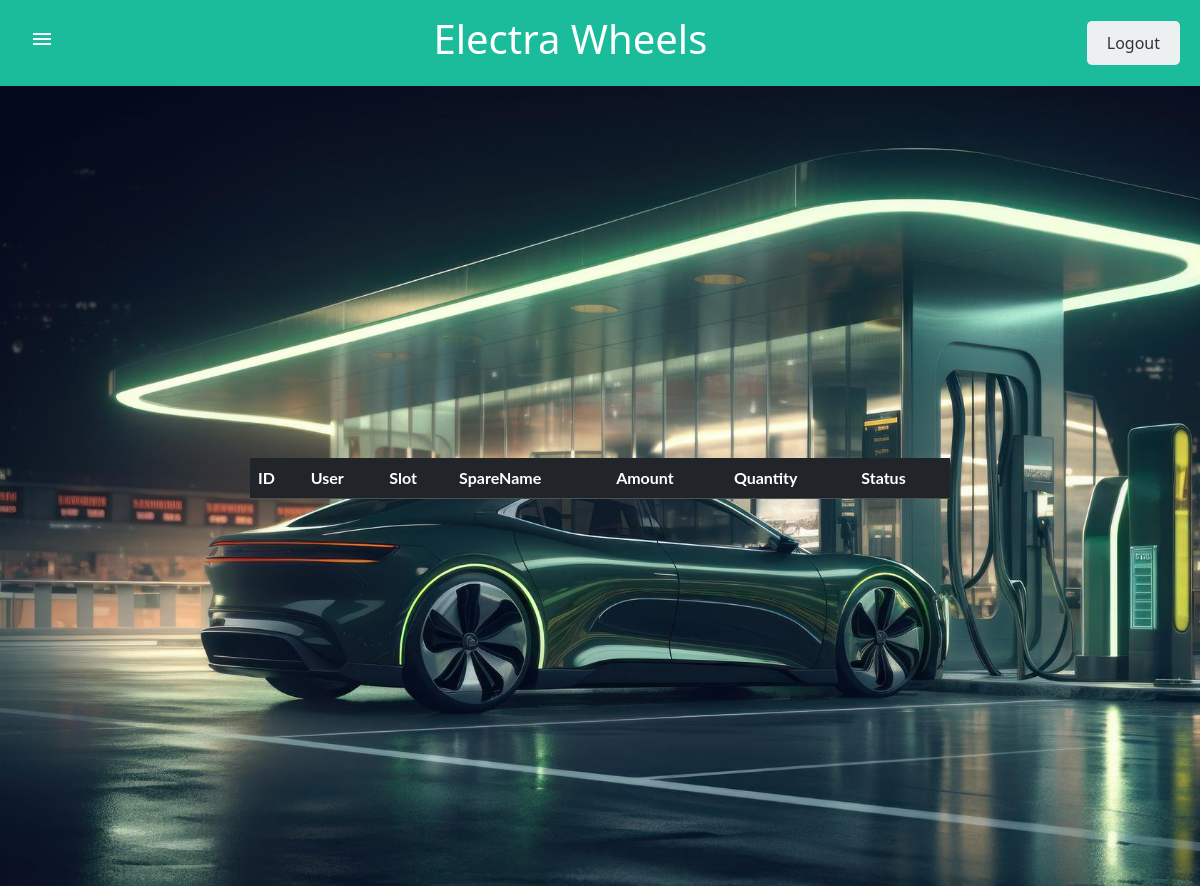
Page /sparebooking/ on the earlier database version.
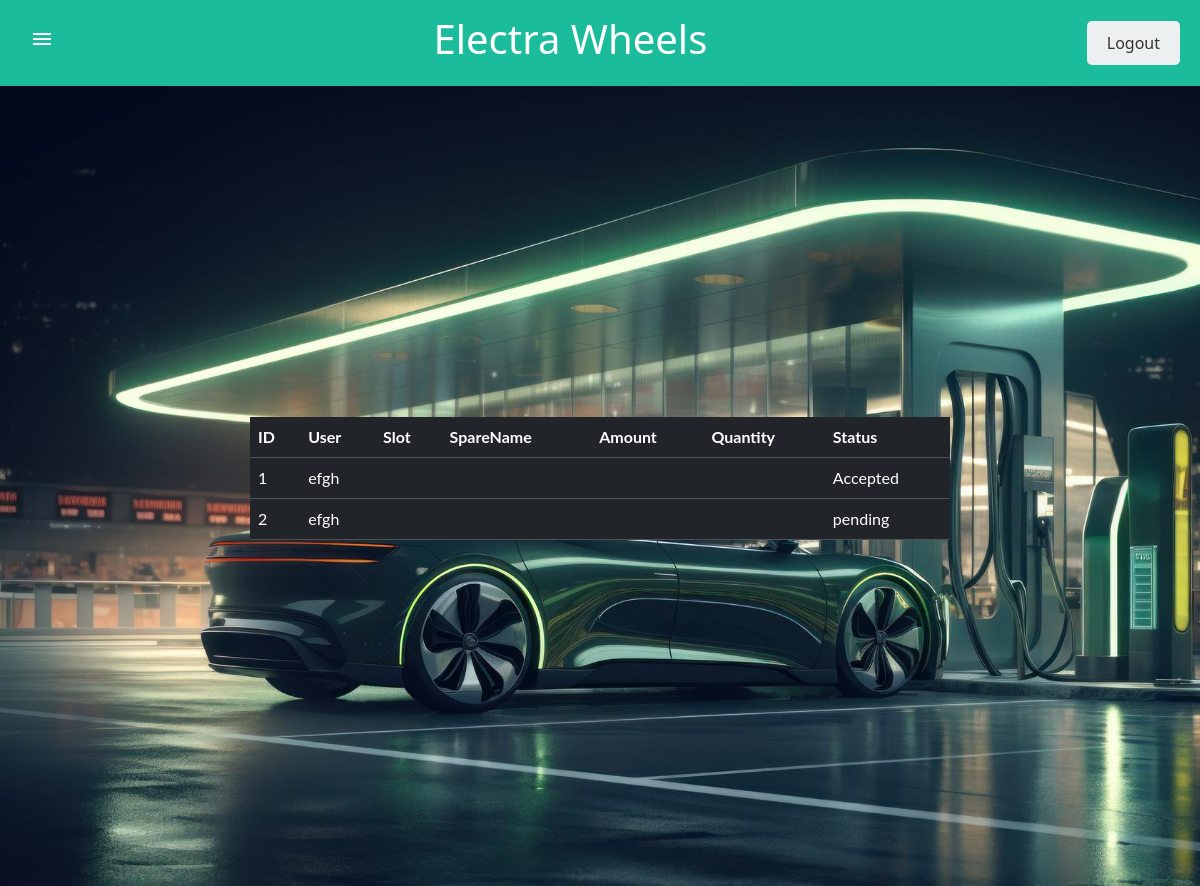
Same page on the later database version.
### evapp/models.py (models this page shows)
class SpareBookingTable(models.Model):
    USER = models.ForeignKey(UserTable, on_delete=models.CASCADE, null=True, blank=True)
    SPARE = models.ForeignKey(SpareTable, on_delete=models.CASCADE, null=True, blank=True)
    Status = models.CharField(max_length=30, blank=True, null=True)

class UserTable(models.Model):
    LOGIN=models.ForeignKey(Logintable, on_delete=models.CASCADE)
    Name = models.CharField(max_length=30, blank=True, null=True)
    Address = models.CharField(max_length=300, blank=True, null=True)
    Phone= models.BigIntegerField(null=True, blank=True)
    Email = models.CharField(max_length=30, blank=True, null=True)
    Vehiclenumber = models.CharField(max_length=30, blank=True, null=True)

### evapp/views.py (the view)
# urls.py: path('sparebooking/',Sparebookingpage.as_view(), name="sparebooking"),
class Sparebookingpage(View):
    login_url='/'
    def get(self,request):
        obj = SpareBookingTable.objects.all()
        return render(request, 'sparebookingtable.html',{'obj':obj})

### template/sparebookingtable.html
{% extends 'admin_home.html'%}
{%block body%}
<div class="body">
    <table class="table table-dark" style="width: 700px;">
        <tr>
            <th>ID</th>
            <th>User</th>
            <th>Slot</th>
            <th>SpareName</th>
            <th>Amount</th>
            <th>Quantity</th>
            <th>Status</th>
        </tr>
        {% for i in obj %}
        <tr>
        <td>{{ forloop.counter}}</td>
        <td>{{i.USER.Name}}</td>
        <td>{{i.SLOT.Name}}</td>
        <td>{{i.SpareName}}</td>
        <td>{{i.Amount}}</td>
        <td>{{i.Quantity}}</td>
        <td>{{i.Status}}</td>
        </tr>
        {% endfor %}
    </table>
</div>
{% endblock %}

Differences in the rows shown:
added SpareBookingTable: USER.Name "efgh", Status "Accepted"
added SpareBookingTable: USER.Name "efgh", Status "pending"
